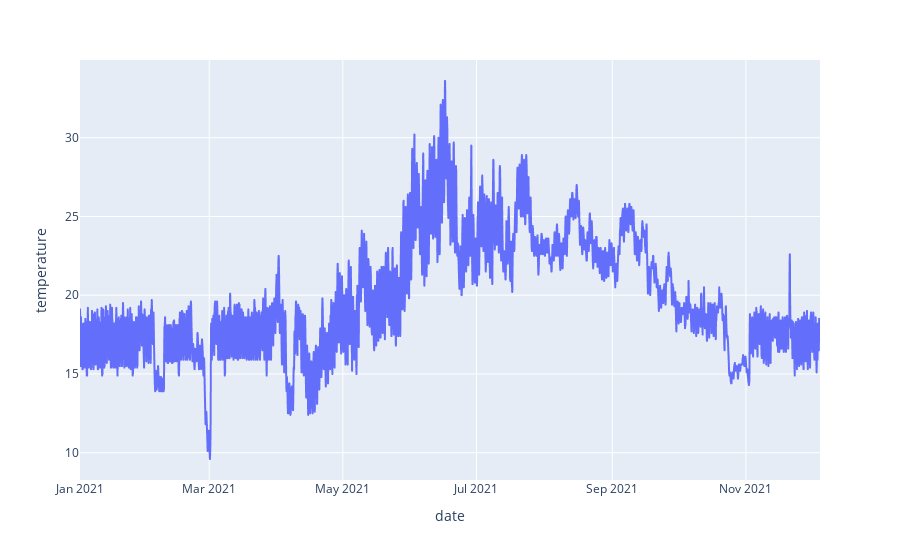

This figure's notebook cell:
### Code cell
px.line(temp_int, x='date', y='temperature')

### Figure 1 — Plotly figure (JSON) as saved in the notebook; plotly's stock layout.template omitted (floating-point values rounded to 4 significant figures; data arrays with more than 128 entries replaced by an {"elided": "..."} marker saying what was removed)
{"data": [{"hovertemplate": "date=%{x}<br>temperature=%{y}<extra></extra>", "legendgroup": "", "line": {"color": "#636efa", "dash": "solid"}, "mode": "lines", "name": "", "showlegend": false, "type": "scattergl", "x": {"elided": "8095 str values"}, "xaxis": "x", "y": {"elided": "8095 float values"}, "yaxis": "y"}], "layout": {"legend": {"tracegroupgap": 0}, "margin": {"t": 60}, "xaxis": {"anchor": "y", "domain": [0, 1], "title": {"text": "date"}}, "yaxis": {"anchor": "x", "domain": [0, 1], "title": {"text": "temperature"}}}}
